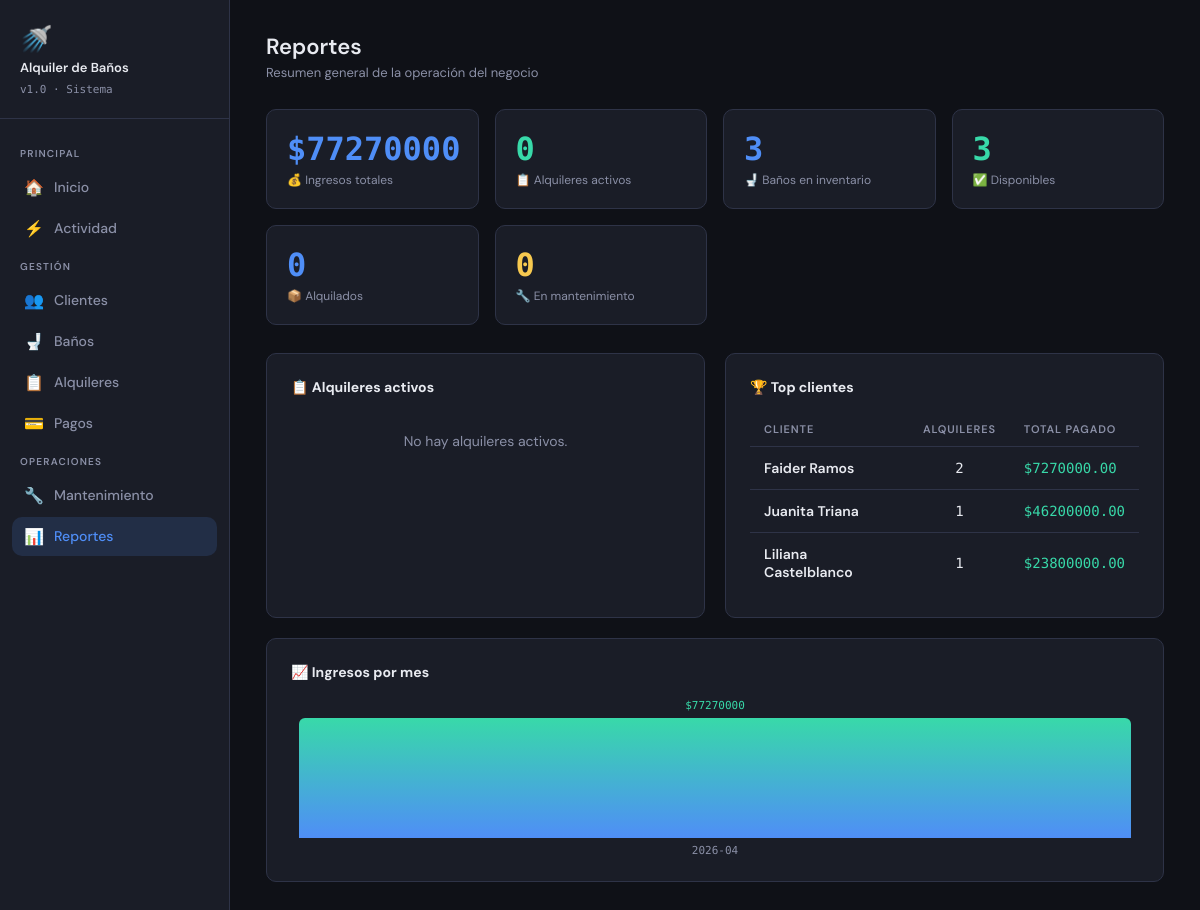
Page /reportes on the committed database.
### models.py (models this page shows)
class Cliente(db.Model):
    __tablename__ = 'cliente'
    id             = db.Column(db.Integer, primary_key=True)
    nombre         = db.Column(db.String(100), nullable=False)
    email          = db.Column(db.String(100), nullable=False, default='')
    telefono       = db.Column(db.String(20),  nullable=False)
    direccion      = db.Column(db.String(200), default='')
    ruc_ci         = db.Column(db.String(20),  unique=True, nullable=False)
    tipo           = db.Column(db.String(20),  nullable=False, default='particular')  # particular | empresa
    fecha_registro = db.Column(db.DateTime,    default=datetime.utcnow)
    activo         = db.Column(db.Boolean,     default=True)
    alquileres = db.relationship('Alquiler', backref='cliente', lazy=True)

### app.py (the view)
@app.route('/reportes')
def reportes():
    alquileres_activos = Alquiler.query.filter_by(estado='activo').all()
    ingresos_mes = db.session.query(
        func.strftime('%Y-%m', Alquiler.fecha_registro).label('mes'),
        func.sum(Alquiler.total).label('total')
    ).filter(
        Alquiler.estado.in_(['activo', 'finalizado'])
    ).group_by('mes').order_by('mes').limit(6).all()
    total_banos      = BanoPortatil.query.filter_by(activo=True).count()
    disponibles      = BanoPortatil.query.filter_by(activo=True, estado='disponible').count()
    alquilados       = BanoPortatil.query.filter_by(activo=True, estado='alquilado').count()
    en_mantenimiento = BanoPortatil.query.filter_by(activo=True, estado='mantenimiento').count()
    top_clientes = db.session.query(
        Cliente.nombre,
        func.count(Alquiler.id).label('total_alquileres'),
        func.sum(Alquiler.total).label('total_pagado')
    ).join(Alquiler).group_by(Cliente.id).order_by(
        func.count(Alquiler.id).desc()
    ).limit(5).all()
    ingreso_total = db.session.query(
        func.sum(Alquiler.total)
    ).filter(Alquiler.estado.in_(['activo', 'finalizado'])).scalar() or 0
    banos_mantenimiento = Mantenimiento.query.filter_by(estado='en_proceso').all()
    return render_template('reportes.html',
        alquileres_activos  = alquileres_activos,
        ingresos_mes        = ingresos_mes,
        total_banos         = total_banos,
        disponibles         = disponibles,
        alquilados          = alquilados,
        en_mantenimiento    = en_mantenimiento,
        top_clientes        = top_clientes,
        ingreso_total       = ingreso_total,
        banos_mantenimiento = banos_mantenimiento
    )

### templates/reportes.html (shortened to what this page needs)
{% extends 'base.html' %}
{% block content %}
<div class="page-header">
    <div>
        <h1>Reportes</h1>
        <p>Resumen general de la operación del negocio</p>
    </div>
</div>
<div class="stats-row" style="grid-template-columns: repeat(auto-fill, minmax(180px,1fr));">
    <div class="stat-card">
        <div class="stat-value">${{ "%.0f"|format(ingreso_total) }}</div>
        <div class="stat-label">💰 Ingresos totales</div>
    </div>
    <div class="stat-card">
        <div class="stat-value" style="color:var(--accent2)">{{ alquileres_activos|length }}</div>
        <div class="stat-label">📋 Alquileres activos</div>
    </div>
    <div class="stat-card">
        <div class="stat-value">{{ total_banos }}</div>
        <div class="stat-label">🚽 Baños en inventario</div>
    </div>
    <div class="stat-card">
        <div class="stat-value" style="color:var(--accent2)">{{ disponibles }}</div>
        <div class="stat-label">✅ Disponibles</div>
    </div>
    <div class="stat-card">
        <div class="stat-value" style="color:var(--accent)">{{ alquilados }}</div>
        <div class="stat-label">📦 Alquilados</div>
    </div>
    <div class="stat-card">
        <div class="stat-value" style="color:var(--warning)">{{ en_mantenimiento }}</div>
        <div class="stat-label">🔧 En mantenimiento</div>
    </div>
</div>
<div style="display:grid; grid-template-columns:1fr 1fr; gap:20px;">
    <div class="card">
        <h3 style="font-size:14px; margin-bottom:16px;">📋 Alquileres activos</h3>
        {% if alquileres_activos %}
        <table>
            <thead>
                <tr>
                    <th>#</th>
                    <th>Cliente</th>
                    <th>Vence</th>
                    <th>Total</th>
                </tr>
            </thead>
            <tbody>
                {% for a in alquileres_activos %}
                <tr>
                    <td style="font-family:'DM Mono',monospace; color:var(--text-dim)">#{{ a.id }}</td>
                    <td>{{ a.cliente.nombre }}</td>
                    <td>
                        {% set hoy = namespace(val=0) %}
                        {% set dias_restantes = (a.fecha_fin - a.fecha_inicio).days %}
                        <span style="font-size:12px;">{{ a.fecha_fin.strftime('%d/%m/%Y') }}</span>
                    </td>
                    <td style="font-family:'DM Mono',monospace; color:var(--accent2)">
                        ${{ "%.2f"|format(a.total) }}
                    </td>
                </tr>
                {% endfor %}
            </tbody>
        </table>
        {% else %}
        <div class="empty-state" style="padding:20px;">
            <p>No hay alquileres activos.</p>
        </div>
        {% endif %}
    </div>
    <div class="card">
        <h3 style="font-size:14px; margin-bottom:16px;">🏆 Top clientes</h3>
        {% if top_clientes %}
        <table>
            <thead>
                <tr>
                    <th>Cliente</th>
                    <th>Alquileres</th>
                    <th>Total pagado</th>
                </tr>
            </thead>
            <tbody>
                {% for c in top_clientes %}
                <tr>
                    <td style="font-weight:600">{{ c.nombre }}</td>
                    <td style="font-family:'DM Mono',monospace; text-align:center;">
                        {{ c.total_alquileres }}
                    </td>
                    <td style="font-family:'DM Mono',monospace; color:var(--accent2)">
                        ${{ "%.2f"|format(c.total_pagado or 0) }}
                    </td>
                </tr>
                {% endfor %}
            </tbody>
        </table>
        {% else %}
        <div class="empty-state" style="padding:20px;">
            <p>Sin datos de clientes aún.</p>
        </div>
        {% endif %}
    </div>
</div>
<div class="card">
    <h3 style="font-size:14px; margin-bottom:16px;">📈 Ingresos por mes</h3>
    {% if ingresos_mes %}
    <div style="display:flex; align-items:flex-end; gap:12px; height:160px; padding:0 8px;">
        {% set max_val = namespace(v=1) %}
        {% for row in ingresos_mes %}
        {% if row.total > max_val.v %}{% set max_val.v = row.total %}{% endif %}
        {% endfor %}
        {% for row in ingresos_mes %}
        {% set altura = ((row.total / max_val.v) * 120)|int %}
        <div style="flex:1; display:flex; flex-direction:column; align-items:center; gap:6px;">
            <div style="font-size:11px; font-family:'DM Mono',monospace; color:var(--accent2);">
                ${{ "%.0f"|format(row.total) }}
            </div>
            <div style="
                        width:100%;
                        background: linear-gradient(to top, var(--accent), var(--accent2));
                        border-radius:6px 6px 0 0;
                        min-height:4px;
                        transition: height .3s;
                        --bar-h: {{ altura }}px;
                        height: var(--bar-h);
           "></div>
            <div style="font-size:11px; color:var(--text-dim); font-family:'DM Mono',monospace;">
                {{ row.mes }}
            </div>
        </div>
        {% endfor %}
    </div>
    {% else %}
    <div class="empty-state" style="padding:20px;">
        <p>No hay datos de ingresos aún.</p>
    </div>
    {% endif %}
</div>
{% endblock %}

### templates/base.html (style rules this page uses)
:root { --bg: #0f1117; --surface: #1a1d27; --surface2: #22263a; --border: #2e3347; --accent: #4f8ef7; --accent2: #38d9a9; --danger: #f76c6c; --warning: #f7c94f; --text: #e8eaf0; --text-dim: #8b90a7; --radius: 10px; --shadow: 0 4px 24px rgba(0,0,0,.4); }
*, *::before, *::after { box-sizing: border-box; margin: 0; padding: 0; }
body { font-family: 'DM Sans', sans-serif; background: var(--bg); color: var(--text); min-height: 100vh; display: flex; }
.page-header { display: flex; align-items: center; justify-content: space-between; margin-bottom: 28px; }
.page-header h1 { font-size: 22px; font-weight: 600; }
.page-header p { font-size: 13px; color: var(--text-dim); margin-top: 3px; }
.card { background: var(--surface); border: 1px solid var(--border); border-radius: var(--radius); padding: 24px; margin-bottom: 20px; }
.stats-row { display: grid; grid-template-columns: repeat(auto-fill, minmax(160px, 1fr)); gap: 16px; margin-bottom: 28px; }
.stat-card { background: var(--surface); border: 1px solid var(--border); border-radius: var(--radius); padding: 20px; }
.stat-card .stat-value { font-size: 32px; font-weight: 600; font-family: 'DM Mono', monospace; color: var(--accent); }
.stat-card .stat-label { font-size: 12px; color: var(--text-dim); margin-top: 4px; }
table { width: 100%; border-collapse: collapse; font-size: 14px; }
thead th { text-align: left; padding: 10px 14px; font-size: 11px; font-weight: 600; color: var(--text-dim); letter-spacing: .08em; text-transform: uppercase; border-bottom: 1px solid var(--border); }
tbody tr { border-bottom: 1px solid var(--border); transition: background .12s; }
tbody tr:last-child { border-bottom: none; }
tbody td { padding: 12px 14px; }
.empty-state { text-align: center; padding: 48px 24px; color: var(--text-dim); }
.empty-state p { font-size: 14px; margin-bottom: 16px; }

### rows in the picture
Cliente: nombre "Faider Ramos", total_alquileres "2", total_pagado "7270000.00"
Cliente: nombre "Juanita Triana", total_alquileres "1", total_pagado "46200000.00"
Cliente: nombre "Liliana Castelblanco", total_alquileres "1", total_pagado "23800000.00"

### other values in the picture
{{ "%.0f"|format(ingreso_total) }} "77270000"
{{ alquileres_activos|length }} "0"
{{ total_banos }} "3"
{{ disponibles }} "3"
{{ alquilados }} "0"
{{ en_mantenimiento }} "0"
{{ "%.0f"|format(row.total) }} "77270000"
{{ row.mes }} "2026-04"
